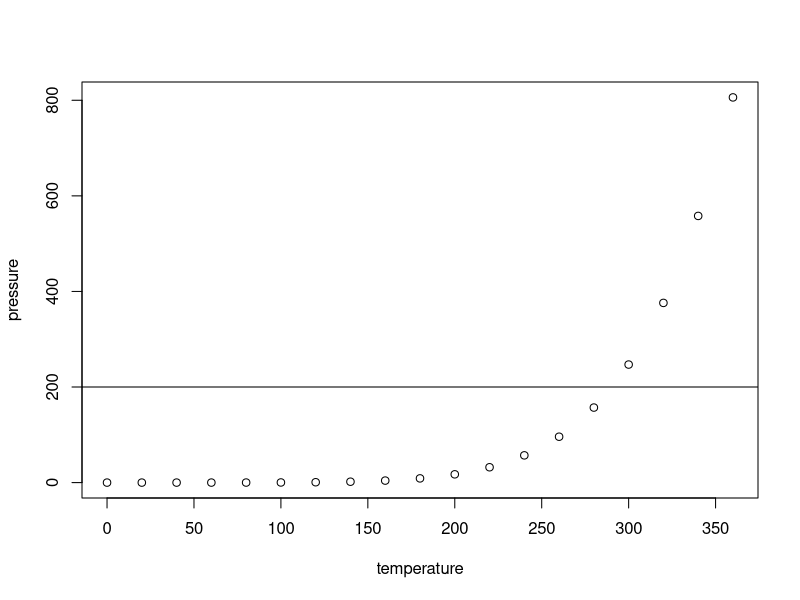

The R script that drew this image:
## ---- chunk 1
knitr::opts_chunk$set(echo = TRUE)
## ---- chunk 2
summary(2*cars)
## ---- chunk 3
plot(pressure)
abline(h = 200)
